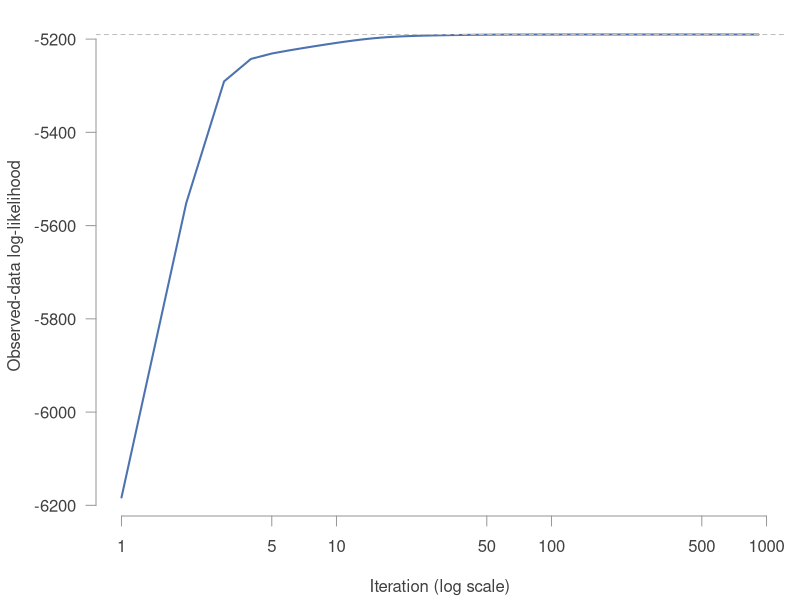

Generate this figure with R:
# Run from the repository root:
#   Rscript codes/plots/model-formulation/em-convergence.R

tr <- read.csv("data/processed/em_trace.csv")

pdf("codes/plots/model-formulation/em-convergence.pdf", width = 7, height = 3.6)
par(mar = c(4.2, 4.8, 0.8, 0.8), las = 1, col.axis = "gray25", col.lab = "gray25", fg = "gray60")
plot(tr$iteration, tr$loglik, type = "l", col = "#4c72b0", lwd = 2, log = "x", bty = "n",
     xlab = "Iteration (log scale)", ylab = "")
mtext("Observed-data log-likelihood", side = 2, line = 3.6, las = 0, col = "gray25")
abline(h = max(tr$loglik), col = "gray75", lty = 2)
invisible(dev.off())
